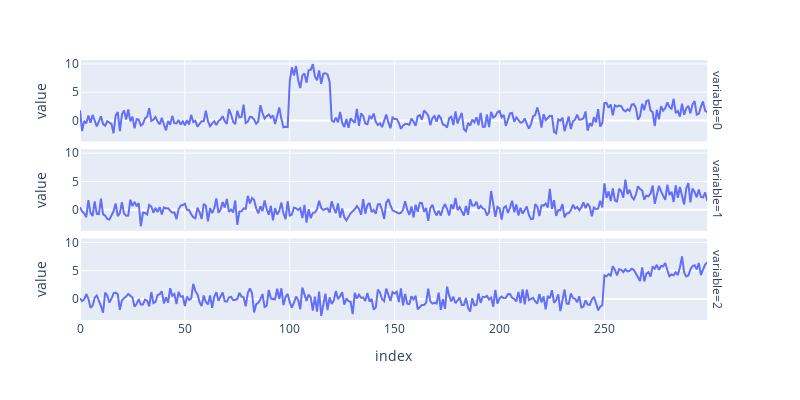

Notebook code for this chart:
### Code cell
fig_3d = plot_multivariate_time_series(df_3d_2anomalies).update_layout(
    width=base_width, height=base_height
)

fig_3d.show()

### Figure 1 — Plotly figure (JSON) as saved in the notebook; plotly's stock layout.template omitted (floating-point values rounded to 4 significant figures; data arrays with more than 128 entries replaced by an {"elided": "..."} marker saying what was removed)
{"data": [{"hovertemplate": "variable=0<br>index=%{x}<br>value=%{y}<extra></extra>", "legendgroup": "", "line": {"color": "#636efa", "dash": "solid"}, "marker": {"symbol": "circle"}, "mode": "lines", "name": "", "orientation": "v", "showlegend": false, "type": "scatter", "x": {"elided": "300 int values"}, "xaxis": "x3", "y": {"elided": "300 float values"}, "yaxis": "y3"}, {"hovertemplate": "variable=1<br>index=%{x}<br>value=%{y}<extra></extra>", "legendgroup": "", "line": {"color": "#636efa", "dash": "solid"}, "marker": {"symbol": "circle"}, "mode": "lines", "name": "", "orientation": "v", "showlegend": false, "type": "scatter", "x": {"elided": "300 int values"}, "xaxis": "x2", "y": {"elided": "300 float values"}, "yaxis": "y2"}, {"hovertemplate": "variable=2<br>index=%{x}<br>value=%{y}<extra></extra>", "legendgroup": "", "line": {"color": "#636efa", "dash": "solid"}, "marker": {"symbol": "circle"}, "mode": "lines", "name": "", "orientation": "v", "showlegend": false, "type": "scatter", "x": {"elided": "300 int values"}, "xaxis": "x", "y": {"elided": "300 float values"}, "yaxis": "y"}], "layout": {"annotations": [{"font": {}, "showarrow": false, "text": "variable=2", "textangle": 90, "x": 0.98, "xanchor": "left", "xref": "paper", "y": 0.1567, "yanchor": "middle", "yref": "paper"}, {"font": {}, "showarrow": false, "text": "variable=1", "textangle": 90, "x": 0.98, "xanchor": "left", "xref": "paper", "y": 0.5, "yanchor": "middle", "yref": "paper"}, {"font": {}, "showarrow": false, "text": "variable=0", "textangle": 90, "x": 0.98, "xanchor": "left", "xref": "paper", "y": 0.8433, "yanchor": "middle", "yref": "paper"}], "height": 400, "legend": {"tracegroupgap": 0}, "margin": {"t": 60}, "width": 800, "xaxis": {"anchor": "y", "domain": [0, 0.98], "title": {"text": "index"}}, "xaxis2": {"anchor": "y2", "domain": [0, 0.98], "matches": "x", "showticklabels": false}, "xaxis3": {"anchor": "y3", "domain": [0, 0.98], "matches": "x", "showticklabels": false}, "yaxis": {"anchor": "x", "domain": [0, 0.3133], "title": {"text": "value"}}, "yaxis2": {"anchor": "x2", "domain": [0.3433, 0.6567], "matches": "y", "title": {"text": "value"}}, "yaxis3": {"anchor": "x3", "domain": [0.6867, 1.0], "matches": "y", "title": {"text": "value"}}}}
